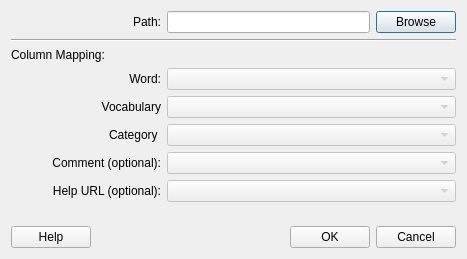
<?xml version="1.0" encoding="UTF-8"?>
<ui version="4.0">
 <class>Dialog</class>
 <widget class="QDialog" name="Dialog">
  <property name="geometry">
   <rect>
    <x>0</x>
    <y>0</y>
    <width>467</width>
    <height>259</height>
   </rect>
  </property>
  <property name="windowTitle">
   <string>Dialog</string>
  </property>
  <layout class="QVBoxLayout" name="verticalLayout">
   <item>
    <layout class="QHBoxLayout" name="horizontalLayout_7">
     <item>
      <widget class="QLabel" name="label_6">
       <property name="minimumSize">
        <size>
         <width>150</width>
         <height>0</height>
        </size>
       </property>
       <property name="text">
        <string>Path:</string>
       </property>
       <property name="alignment">
        <set>Qt::AlignRight|Qt::AlignTrailing|Qt::AlignVCenter</set>
       </property>
      </widget>
     </item>
     <item>
      <widget class="QLineEdit" name="lineEdit_Path"/>
     </item>
     <item>
      <widget class="QPushButton" name="btn_Browse">
       <property name="text">
        <string>Browse</string>
       </property>
      </widget>
     </item>
    </layout>
   </item>
   <item>
    <widget class="Line" name="line">
     <property name="orientation">
      <enum>Qt::Horizontal</enum>
     </property>
    </widget>
   </item>
   <item>
    <widget class="QLabel" name="label_7">
     <property name="text">
      <string>Column Mapping:</string>
     </property>
    </widget>
   </item>
   <item>
    <layout class="QHBoxLayout" name="horizontalLayout_4">
     <item>
      <widget class="QLabel" name="label_3">
       <property name="minimumSize">
        <size>
         <width>150</width>
         <height>0</height>
        </size>
       </property>
       <property name="text">
        <string>Word:</string>
       </property>
       <property name="alignment">
        <set>Qt::AlignRight|Qt::AlignTrailing|Qt::AlignVCenter</set>
       </property>
      </widget>
     </item>
     <item>
      <widget class="QComboBox" name="cB_WordName">
       <property name="enabled">
        <bool>false</bool>
       </property>
       <property name="sizePolicy">
        <sizepolicy hsizetype="Expanding" vsizetype="Fixed">
         <horstretch>0</horstretch>
         <verstretch>0</verstretch>
        </sizepolicy>
       </property>
      </widget>
     </item>
    </layout>
   </item>
   <item>
    <layout class="QHBoxLayout" name="horizontalLayout">
     <item>
      <widget class="QLabel" name="label">
       <property name="minimumSize">
        <size>
         <width>150</width>
         <height>0</height>
        </size>
       </property>
       <property name="text">
        <string>Vocabulary</string>
       </property>
       <property name="alignment">
        <set>Qt::AlignRight|Qt::AlignTrailing|Qt::AlignVCenter</set>
       </property>
      </widget>
     </item>
     <item>
      <widget class="QComboBox" name="cB_ParentField">
       <property name="enabled">
        <bool>false</bool>
       </property>
       <property name="sizePolicy">
        <sizepolicy hsizetype="Expanding" vsizetype="Fixed">
         <horstretch>0</horstretch>
         <verstretch>0</verstretch>
        </sizepolicy>
       </property>
      </widget>
     </item>
    </layout>
   </item>
   <item>
    <layout class="QHBoxLayout" name="horizontalLayout_3">
     <item>
      <widget class="QLabel" name="label_2">
       <property name="minimumSize">
        <size>
         <width>150</width>
         <height>0</height>
        </size>
       </property>
       <property name="text">
        <string>Category </string>
       </property>
       <property name="alignment">
        <set>Qt::AlignRight|Qt::AlignTrailing|Qt::AlignVCenter</set>
       </property>
      </widget>
     </item>
     <item>
      <widget class="QComboBox" name="cB_CategoryField">
       <property name="enabled">
        <bool>false</bool>
       </property>
       <property name="sizePolicy">
        <sizepolicy hsizetype="Expanding" vsizetype="Fixed">
         <horstretch>0</horstretch>
         <verstretch>0</verstretch>
        </sizepolicy>
       </property>
      </widget>
     </item>
    </layout>
   </item>
   <item>
    <layout class="QHBoxLayout" name="horizontalLayout_5">
     <item>
      <widget class="QLabel" name="label_4">
       <property name="minimumSize">
        <size>
         <width>150</width>
         <height>0</height>
        </size>
       </property>
       <property name="text">
        <string>Comment (optional):</string>
       </property>
       <property name="alignment">
        <set>Qt::AlignRight|Qt::AlignTrailing|Qt::AlignVCenter</set>
       </property>
      </widget>
     </item>
     <item>
      <widget class="QComboBox" name="cB_Comment">
       <property name="enabled">
        <bool>false</bool>
       </property>
       <property name="sizePolicy">
        <sizepolicy hsizetype="Expanding" vsizetype="Fixed">
         <horstretch>0</horstretch>
         <verstretch>0</verstretch>
        </sizepolicy>
       </property>
      </widget>
     </item>
    </layout>
   </item>
   <item>
    <layout class="QHBoxLayout" name="horizontalLayout_6">
     <item>
      <widget class="QLabel" name="label_5">
       <property name="minimumSize">
        <size>
         <width>150</width>
         <height>0</height>
        </size>
       </property>
       <property name="text">
        <string>Help URL (optional):</string>
       </property>
       <property name="alignment">
        <set>Qt::AlignRight|Qt::AlignTrailing|Qt::AlignVCenter</set>
       </property>
      </widget>
     </item>
     <item>
      <widget class="QComboBox" name="cB_HelpURL">
       <property name="enabled">
        <bool>false</bool>
       </property>
       <property name="sizePolicy">
        <sizepolicy hsizetype="Expanding" vsizetype="Fixed">
         <horstretch>0</horstretch>
         <verstretch>0</verstretch>
        </sizepolicy>
       </property>
      </widget>
     </item>
    </layout>
   </item>
   <item>
    <spacer name="verticalSpacer">
     <property name="orientation">
      <enum>Qt::Vertical</enum>
     </property>
     <property name="sizeHint" stdset="0">
      <size>
       <width>20</width>
       <height>40</height>
      </size>
     </property>
    </spacer>
   </item>
   <item>
    <layout class="QHBoxLayout" name="horizontalLayout_2">
     <item>
      <widget class="QPushButton" name="btn_Help">
       <property name="text">
        <string>Help</string>
       </property>
      </widget>
     </item>
     <item>
      <spacer name="horizontalSpacer">
       <property name="orientation">
        <enum>Qt::Horizontal</enum>
       </property>
       <property name="sizeHint" stdset="0">
        <size>
         <width>40</width>
         <height>20</height>
        </size>
       </property>
      </spacer>
     </item>
     <item>
      <widget class="QPushButton" name="btn_OK">
       <property name="text">
        <string>OK</string>
       </property>
      </widget>
     </item>
     <item>
      <widget class="QPushButton" name="btn_Cancel">
       <property name="text">
        <string>Cancel</string>
       </property>
      </widget>
     </item>
    </layout>
   </item>
  </layout>
 </widget>
 <resources/>
 <connections/>
</ui>
